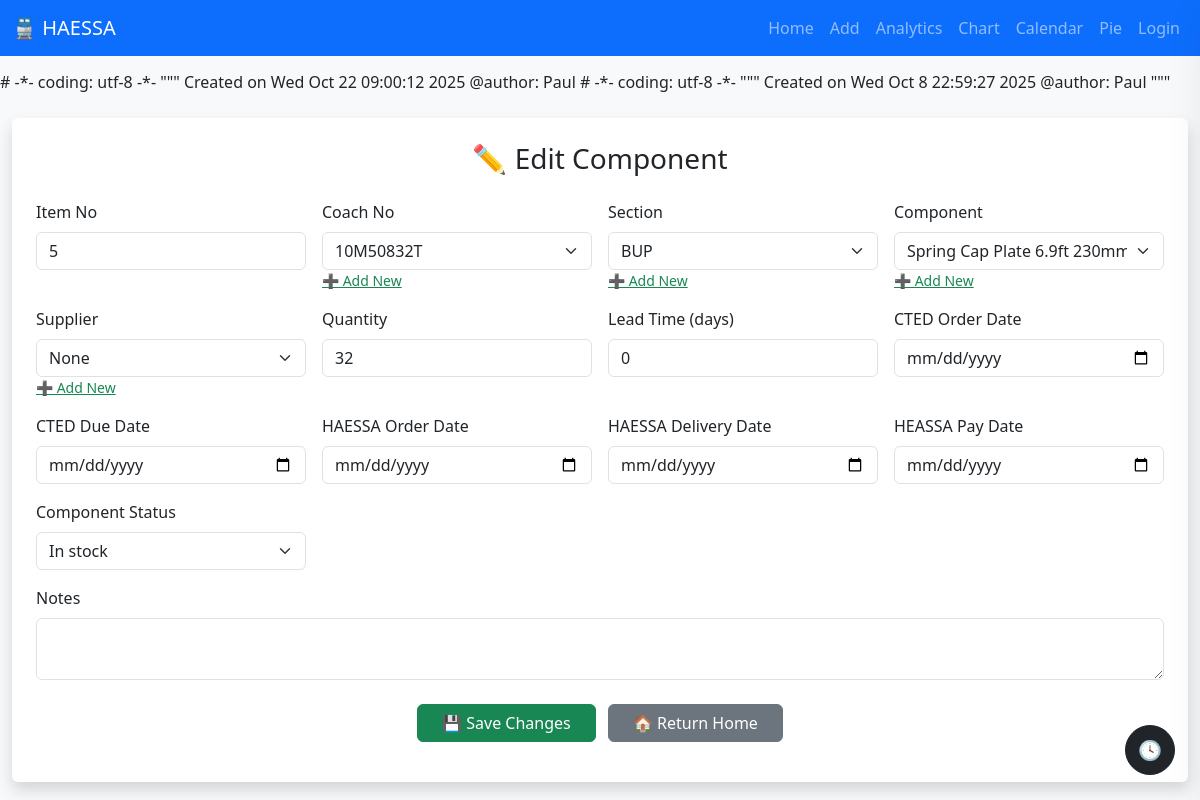
The app's page /edit/5 (signed in) with its own data.
### app.py (models this page shows, shortened)
class Components(db.Model):
    __tablename__ = "components"
    id = db.Column(db.Integer, primary_key=True)
    Item_no = db.Column(db.String(50))
    Coach_no = db.Column(db.String(50))
    Section = db.Column(db.String(100))
    Component = db.Column(db.String(100))
    Supplier = db.Column(db.String(100))
    Quantity = db.Column(db.Integer, default=9999)
    Lead_time = db.Column(db.Integer)
    CTED_order_date = db.Column(db.String(50), default="1/1/1900")
    CTED_due_date = db.Column(db.String(50), default="1/1/1900")
    HAESSA_order_date = db.Column(db.String(50), default="1/1/1900")
    HEASSA_pay_date = db.Column(db.String(50), default="1/1/1900")
    HAESSA_delivery_date = db.Column(db.String(50), default="1/1/1900")
    Component_status = db.Column(db.String(50))
    Notes = db.Column(db.String(200))

### app.py (the view, shortened to what this page needs)
@app.route("/edit/<int:id>", methods=["GET", "POST"])
@login_required
def edit(id):
    component = Components.query.get_or_404(id)
    return render_template("edit.html", component=component)

### app.py (called while the page is built)
@login_manager.user_loader
def load_user(user_id):
    return User.query.get(int(user_id))

@app.context_processor
def inject_datetime():
    return {'datetime': datetime}

### templates/edit.html (shortened to what this page needs)
{% extends "base.html" %}
{% block content %}
<div class="container mt-4 p-4 bg-white shadow rounded form-container">
  <h3 class="text-center mb-4">✏️ Edit Component</h3>
  <form method="POST" action="{{ url_for('edit', id=component.id) }}">
    <div class="row g-3">
      <div class="col-md-3">
        <label class="form-label">Item No</label>
        <input type="text" name="Item_no" class="form-control" value="{{ component.Item_no or '' }}">
      </div>
      <div class="col-md-3">
        <label class="form-label">Coach No</label>
        <select name="Coach_no" class="form-select editable-select">
          <option value="{{ component.Coach_no }}" selected>{{ component.Coach_no }}</option>
        </select>
        <small><a href="#" class="text-success add-option" data-target="Coach_no">➕ Add New</a></small>
      </div>
      <div class="col-md-3">
        <label class="form-label">Section</label>
        <select name="Section" class="form-select editable-select">
          <option value="{{ component.Section }}" selected>{{ component.Section }}</option>
        </select>
        <small><a href="#" class="text-success add-option" data-target="Section">➕ Add New</a></small>
      </div>
      <div class="col-md-3">
        <label class="form-label">Component</label>
        <select name="Component" class="form-select editable-select">
          <option value="{{ component.Component }}" selected>{{ component.Component }}</option>
        </select>
        <small><a href="#" class="text-success add-option" data-target="Component">➕ Add New</a></small>
      </div>
      <div class="col-md-3">
        <label class="form-label">Supplier</label>
        <select name="Supplier" class="form-select editable-select">
          <option value="{{ component.Supplier }}" selected>{{ component.Supplier }}</option>
        </select>
        <small><a href="#" class="text-success add-option" data-target="Supplier">➕ Add New</a></small>
      </div>
      <div class="col-md-3">
        <label class="form-label">Quantity</label>
        <input type="number" name="Quantity" class="form-control" min="1" value="{{ component.Quantity or 1 }}">
      </div>
      <div class="col-md-3">
        <label class="form-label">Lead Time (days)</label>
        <input type="number" name="Lead_time" class="form-control" min="0" value="{{ component.Lead_time or 0 }}">
      </div>
      <div class="col-md-3">
        <label class="form-label">CTED Order Date</label>
        <input type="date" name="CTED_order_date" class="form-control" value="{{ component.CTED_order_date }}">
      </div>
      <div class="col-md-3">
        <label class="form-label">CTED Due Date</label>
        <input type="date" name="CTED_due_date" class="form-control" value="{{ component.CTED_due_date }}">
      </div>
      <div class="col-md-3">
        <label class="form-label">HAESSA Order Date</label>
        <input type="date" name="HAESSA_order_date" class="form-control" value="{{ component.HAESSA_order_date }}">
      </div>
      <div class="col-md-3">
        <label class="form-label">HAESSA Delivery Date</label>
        <input type="date" name="HAESSA_delivery_date" class="form-control" value="{{ component.HAESSA_delivery_date }}">
      </div>
      <div class="col-md-3">
        <label class="form-label">HEASSA Pay Date</label>
        <input type="date" name="HEASSA_pay_date" class="form-control" value="{{ component.HEASSA_pay_date }}">
      </div>
      <div class="col-md-3">
        <label class="form-label">Component Status</label>
        <select name="Component_status" class="form-select">
          <option value="{{ component.Component_status }}" selected>{{ component.Component_status }}</option>
        </select>
      </div>
    </div>
    <div class="mt-3">
      <label class="form-label">Notes</label>
      <textarea name="Notes" class="form-control" rows="2">{{ component.Notes or '' }}</textarea>
    </div>
    <div class="mt-4 text-center">
      <button type="submit" class="btn btn-success px-4 me-2">💾 Save Changes</button>
      <a href="{{ url_for('home') }}" class="btn btn-secondary px-4">🏠 Return Home</a>
    </div>
  </form>
</div>
{% endblock %}

### templates/base.html (style rules this page uses)
body { padding-top: 70px; }
.container { max-width: 1200px; }
.form-select, select, input[type="text"], input[type="date"] { position: relative; z-index: 2050 !important; }
.form-container, .modal-body { overflow: visible !important; }

### templates/edit.html (style rules this page uses)
.form-select, input, textarea { position: relative; z-index: 2050 !important; }
.form-container { overflow: visible !important; }

### records on screen
Components: Item_no "5", Coach_no "10M50832T", Section "BUP", Component "Spring Cap Plate 6.9ft 230mm x 3mm Galv Shims", Supplier "None", Quantity "32", Lead_time "0", Component_status "In stock"
